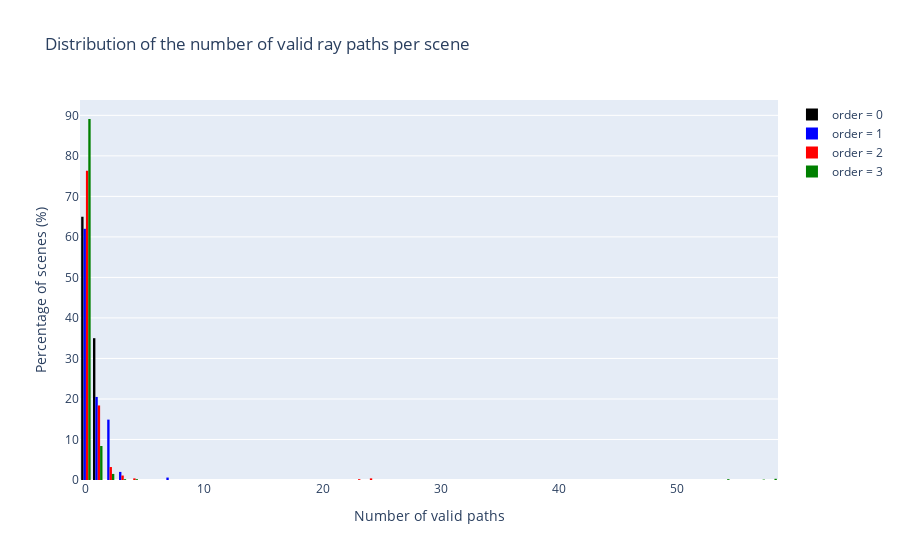

Source (notebook cell):
### Markdown cell above
We then collect some statistics about the scenes we are training on.

### Code cell
key_stats = jr.key(1234)

scenes = train_dataloader(sample_in_canyon=sample_in_canyon, key=key_stats)

num_valid_paths = defaultdict(list)  # Number of valid paths
num_total_paths = defaultdict(list)  # Total number of paths (candidates)

colors = {0: "black", 1: "blue", 2: "red", 3: "green"}

for _ in trange(
    1_000,
    desc="Collecting statistics over many realizations",
    leave=False,
):
    scene = next(scenes)
    num_active_primitives = scene.mesh.num_active_primitives
    for order in colors:
        num_valid_paths[order].append(0)
        if order == 0:
            num_path_candidates = 1
        else:
            num_path_candidates = num_active_primitives * (
                num_active_primitives - 1
            ) ** (order - 1)
        num_total_paths[order].append(num_path_candidates)
        for paths in scene.compute_paths(order=order, chunk_size=100_000):
            num_valid_paths[order][-1] += paths.mask.sum()

fig = go.Figure()
for order, color in colors.items():
    print(f"\tStatistics for {order = }:")
    num_valid = jnp.array(num_valid_paths[order])
    num_total = jnp.array(num_total_paths[order])
    where = num_total != 0  # We discard rare cases without any candidate
    avg_total = int(num_total.mean(where=where))
    frac = float((num_valid / num_total).mean(where=where))
    frac_one = float((num_valid > 0).sum(where=where) / where.sum())
    print(
        f"\t- an average of {avg_total} path candidates exist;\n"
        f"\t- out of which {frac:.8%} of the paths are valid\n"
        f"\t- and {frac_one:.8%}% of the scenes contained at least one valid path."
    )
    fig.add_histogram(
        x=num_valid,
        histnorm="percent",
        name=f"{order = }",
        marker_color=color,
    )

fig.update_layout(
    title="Distribution of the number of valid ray paths per scene",
    xaxis_title="Number of valid paths",
    yaxis_title="Percentage of scenes (%)",
)

### Figure 1 — Plotly figure (JSON) as saved in the notebook; plotly's stock layout.template omitted (floating-point values rounded to 4 significant figures; data arrays with more than 128 entries replaced by an {"elided": "..."} marker saying what was removed)
{"data": [{"histnorm": "percent", "marker": {"color": "black"}, "name": "order = 0", "type": "histogram", "x": {"elided": "1000 int values"}}, {"histnorm": "percent", "marker": {"color": "blue"}, "name": "order = 1", "type": "histogram", "x": {"elided": "1000 int values"}}, {"histnorm": "percent", "marker": {"color": "red"}, "name": "order = 2", "type": "histogram", "x": {"elided": "1000 int values"}}, {"histnorm": "percent", "marker": {"color": "green"}, "name": "order = 3", "type": "histogram", "x": {"elided": "1000 int values"}}], "layout": {"title": {"text": "Distribution of the number of valid ray paths per scene"}, "xaxis": {"title": {"text": "Number of valid paths"}}, "yaxis": {"title": {"text": "Percentage of scenes (%)"}}}}
